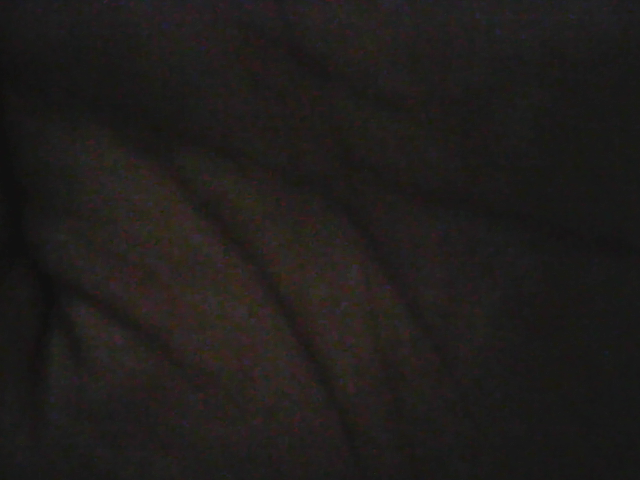
#> input picture modules/biometric/capture/cevi.png, 640 x 480 px; its folder holds 4 pictures in this run; the run also reads 1 picture not shown here
$ python matching.py
#> lines starting #> are read from the running program, lines starting #| are printed output that depends on the picture; long printed decimals are rounded
import cv2
import numpy as np
import os

files = []
path = 'capture/'

img = cv2.imread("capture/cevi.png")
#> img is the input picture: shape (480, 640, 3); mean B, G, R 27.2, 29, 31.8
gray_img = cv2.cvtColor(img, cv2.COLOR_BGR2GRAY)

# r=root, d=directories, f = files
for r, d, f in os.walk(path):
	for file in f:
		if '.png' in file:
			files.append(os.path.join(r, file))

for f in files:
	print(f)

	template = cv2.imread(f, cv2.IMREAD_GRAYSCALE)
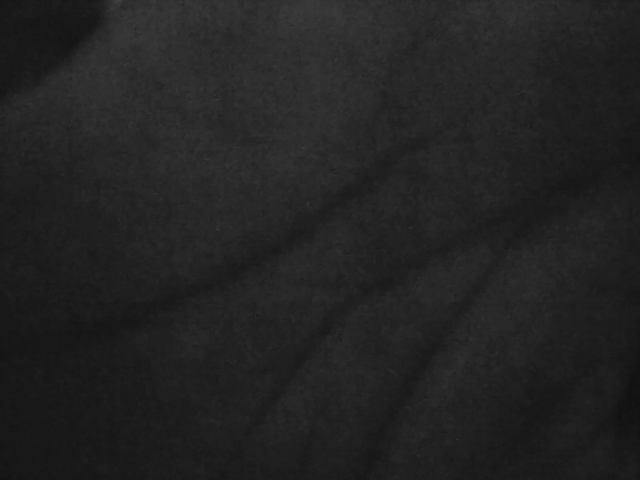
#> template: shape (480, 640); min 16, max 69, mean 34.8
	w, h = template.shape[::-1]
#> w = 640; h = 480
	result = cv2.matchTemplate(gray_img, template, cv2.TM_CCOEFF_NORMED)
#> result = [0.23]
	loc = np.where(result >= 0.4)
#> loc = (empty array, empty array)
	for pt in zip(*loc[::-1]):
	    cv2.rectangle(img, pt, (pt[0] + w, pt[1] + h), (0, 255, 0), 3)
#> this loop made 0 passes
	print(result)
#| [[0.2302]]
cv2.imshow("img", img)
cv2.waitKey(0)
cv2.destroyAllWindows()
